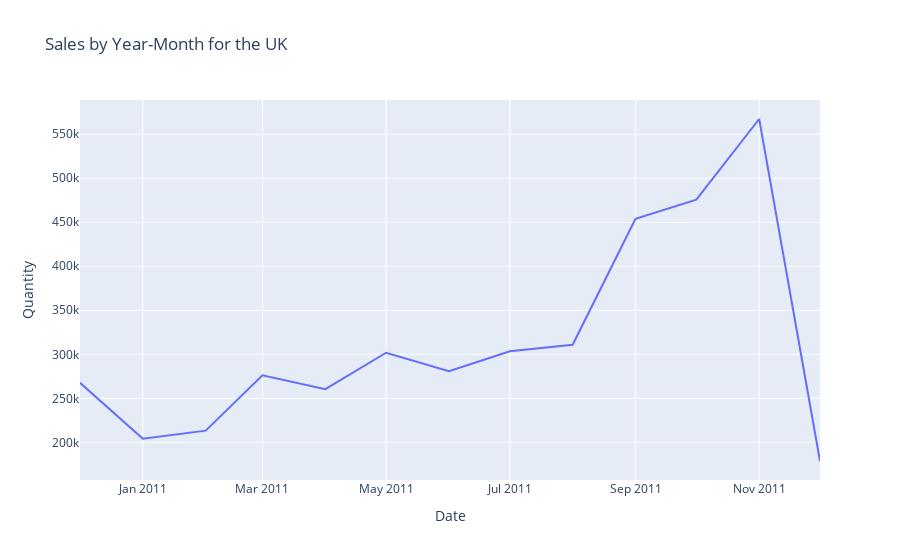

The notebook cell this image was saved under:
### Code cell
data6 = df[df['Country'] == 'United Kingdom']
data6['Day'] = pd.to_datetime(data6['InvoiceDate']).dt.day
data6['Month'] = pd.to_datetime(data6['InvoiceDate']).dt.month
data6['Year'] = pd.to_datetime(data6['InvoiceDate']).dt.year
data6 = data6.groupby(['Year', 'Month'])['Quantity'].sum().reset_index()

trace = go.Scatter(x=data6['Year'].astype(str) + '-' + data6['Month'].astype(str).str.zfill(2),
                   y=data6['Quantity'],
                   mode='lines',
                   name='Quantity Sold')
layout = go.Layout(title='Sales by Year-Month for the UK',
                   xaxis=dict(title='Date'),
                   yaxis=dict(title='Quantity'))
go.Figure(data=[trace], layout=layout)

### Figure 1 — Plotly figure (JSON) as saved in the notebook; plotly's stock layout.template omitted (floating-point values rounded to 4 significant figures)
{"data": [{"mode": "lines", "name": "Quantity Sold", "type": "scatter", "x": ["2010-12", "2011-01", "2011-02", "2011-03", "2011-04", "2011-05", "2011-06", "2011-07", "2011-08", "2011-09", "2011-10", "2011-11", "2011-12"], "y": [267569, 203995, 213291, 276218, 260346, 301803, 280931, 303500, 310791, 454016, 475727, 567319, 178791]}], "layout": {"title": {"text": "Sales by Year-Month for the UK"}, "xaxis": {"title": {"text": "Date"}}, "yaxis": {"title": {"text": "Quantity"}}}}
